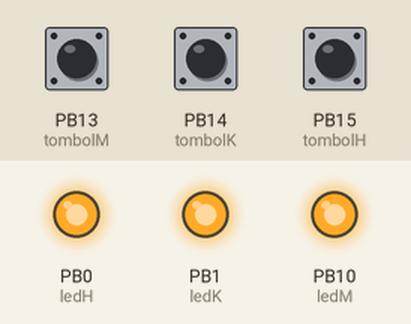
This sketch was run on a simulated STM32 Blue Pill. On the bench: output pins drawn as LEDs (lit = HIGH). Inputs (shaded band) come from the test bench; at power-on: PB13 (tombolM) HIGH, PB14 (tombolK) HIGH, PB15 (tombolH) HIGH. What the sketch prints to the serial monitor is not drawn.

Above: at 1.2 s.
1.3 s: PB13 (tombolM) pulled LOW for 0.15 s
At 1.37 s:
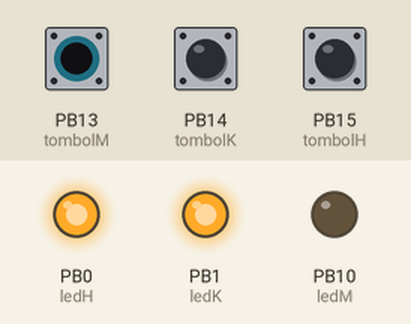
2.9 s: PB14 (tombolK) pulled LOW for 0.15 s
At 2.97 s:
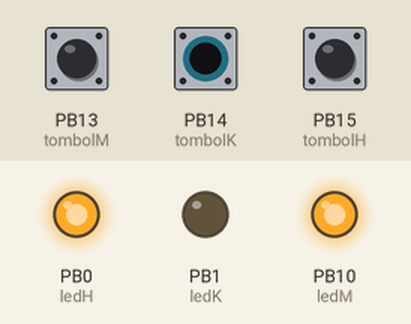
4.5 s: PB15 (tombolH) pulled LOW for 0.15 s
At 4.57 s:
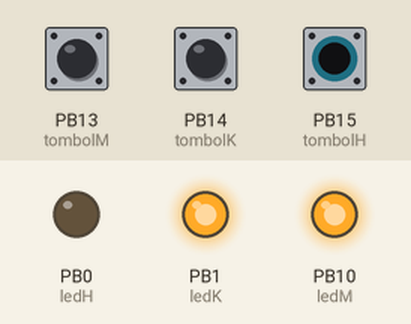
6.1 s: PB15 (tombolH) pulled LOW for 3.2 s
At 10.0 s:
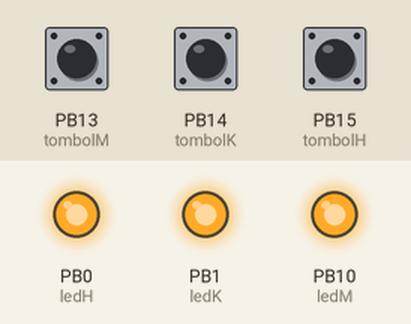
10.8 s: PB13 (tombolM) pulled LOW for 3.2 s
At 11.2 s:
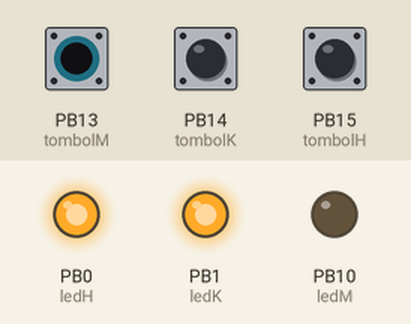
15.5 s: PB13 (tombolM) driven LOW and PB14 (tombolK) driven LOW
At 16.0 s:
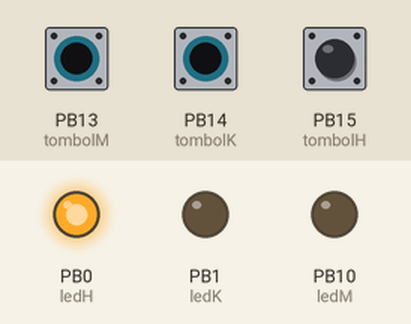
Timing chart, 0 to 18.0 s (numbered marks = the images above; inputs shaded):
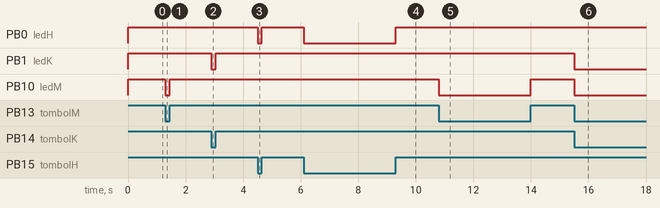

Measured:
- after the input at 1.3 s, PB10 (ledM): HIGH → LOW at once, → HIGH 0.15 s later
- after the input at 2.9 s, PB1 (ledK): HIGH → LOW at once, → HIGH 0.15 s later
- after the input at 4.5 s, PB0 (ledH): HIGH → LOW at once, → HIGH 0.15 s later
- after the input at 6.1 s, PB0 (ledH): HIGH → LOW at once, → HIGH 3.2 s later
- after the input at 10.8 s, PB10 (ledM): HIGH → LOW at once, → HIGH 3.2 s later
- after the input at 15.5 s, PB1 (ledK), PB10 (ledM): HIGH → LOW at once

The sketch:

1._Button.ino
```cpp
//Inisialisasi
int ledM= PB10;
int ledK= PB1;
int ledH= PB0;

const int tombolM= PB13;
const int tombolK= PB14;
const int tombolH= PB15;

void setup() {
  // put your setup code here, to run once:
  Serial.begin(9600);
  pinMode(ledM, OUTPUT);
  pinMode(ledK, OUTPUT);
  pinMode(ledH, OUTPUT);
  digitalWrite(ledM, LOW);
  digitalWrite(ledK, LOW);
  digitalWrite(ledH, LOW);
  pinMode(tombolM, INPUT);
  pinMode(tombolK, INPUT);
  pinMode(tombolH, INPUT);
}

void loop() {
  // put your main code here, to run repeatedly:
//  Baca Tombol
  int bacaTombolM=digitalRead(tombolM);
  int bacaTombolK=digitalRead(tombolK);
  int bacaTombolH=digitalRead(tombolH);

// SerialPrint
  Serial.println("Tombol M :" + String(bacaTombolM) + " | Tombol K :" + String(bacaTombolK) + " | Tombol H :" + String(bacaTombolH));

// Logika
  if ( bacaTombolM != 1 ) {
    digitalWrite(ledM, LOW);
  } else {
    digitalWrite(ledM, HIGH);
  }

  if ( bacaTombolK != 1 ) {
    digitalWrite(ledK, LOW);
  } else {
    digitalWrite(ledK, HIGH);
  }

  if ( bacaTombolH != 1 ) {
    digitalWrite(ledH, LOW);
  } else {
    digitalWrite(ledH, HIGH);
  }
}
```
